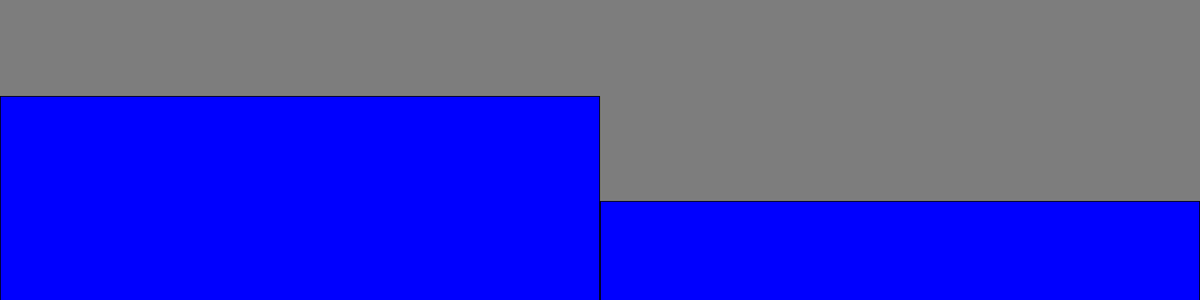
Frame 1 (no input)
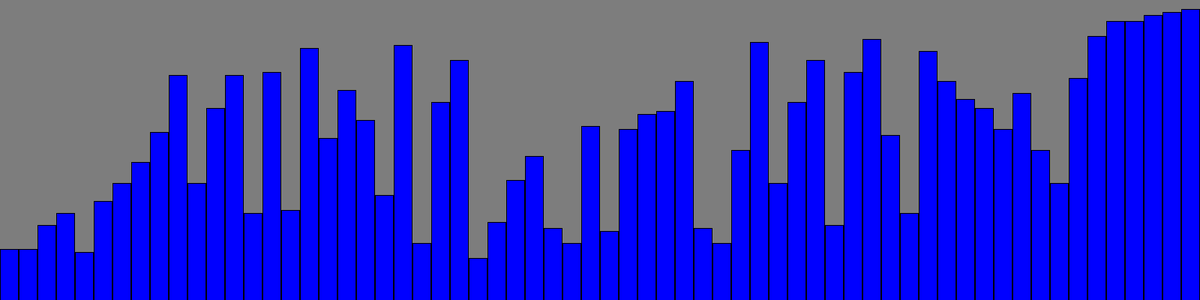
Frame 60 (the mouse pressed at the canvas centre just before this capture)
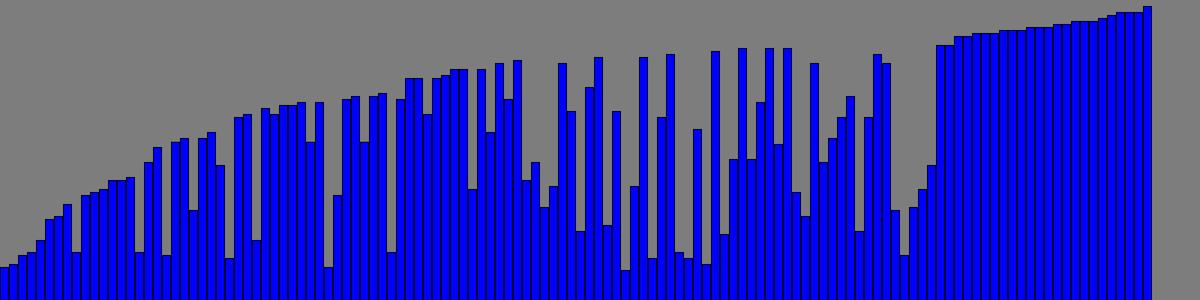
Frame 120 (the mouse held since frame 60 and released just before this capture)

The Processing sketch that drew these frames (run headless with seeded random() and noise(); from frame 60 on, the mouse is pressed at the canvas centre):

// Processing sketch: anotherbbl
// ── anotherbbl.pde
ArrayList<Integer> unsorted = new ArrayList<Integer>();
int unordered = 1;
int amount = 2; // number of bars
int maxValue = 100;

void setup() {
  size(1600, 400);
  fillListWithRandomNumbers(amount);
  frameRate(60); // fast sorting
}

void draw() {
  background(125);
  drawBars();

  if (unordered > 0) {
    unordered = 0;

    // one pass of bubble sort
    for (int i = 1; i < unsorted.size(); i++) {
      int current = unsorted.get(i);
      int prev = unsorted.get(i - 1);

      if (current < prev) {
        // swap
        unsorted.set(i, prev);
        unsorted.set(i - 1, current);
        unordered++;
      }
    }
  } else {

    // Increase amount and restart
    amount *= 2;

    fillListWithRandomNumbers(amount);
    unordered = 1;
  }
}

void fillListWithRandomNumbers(int count) {
  unsorted.clear();
  for (int i = 0; i < count; i++) {
    unsorted.add(int(random(10, maxValue)));
  }
}

void drawBars() {
  int barWidth = max(1, width / unsorted.size());

  for (int i = 0; i < unsorted.size(); i++) {
    int val = unsorted.get(i);
    int barHeight = int(map(val, 0, 100, 0, height));
    fill(0, 0, 255);
    rect(i * barWidth, height - barHeight, barWidth - 1, barHeight);
  }
}
